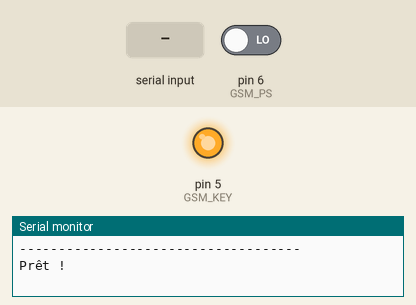
The sketch below on a simulated Arduino Uno, built with avr-gcc and run on an emulated ATmega328P. Shown: output pins drawn as LEDs (lit = HIGH), the last lines printed to the serial monitor. Inputs (shaded band) come from the test bench; at power-on: pin 6 (GSM_PS) LOW.

Above: at 1.4 s.
1.5 s: "M" received over Serial
At 2.0 s:
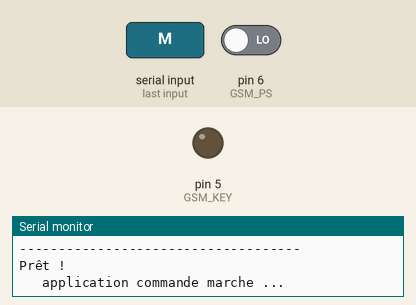
3.0 s: pin 6 (GSM_PS) driven HIGH
At 4.4 s:
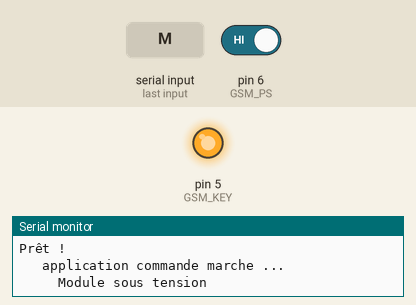
8.1 s: "A" received over Serial
At 9.3 s:
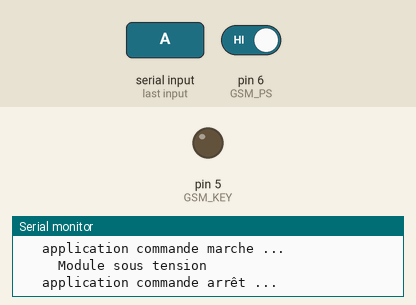
9.6 s: pin 6 (GSM_PS) driven LOW
At 10.6 s:
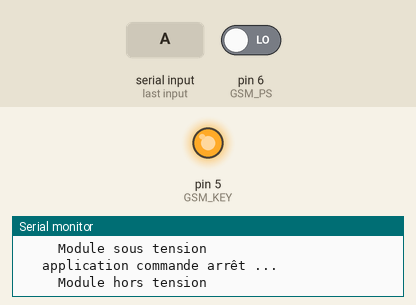
Timing chart, 0 to 12.1 s (numbered marks = the images above; inputs shaded):
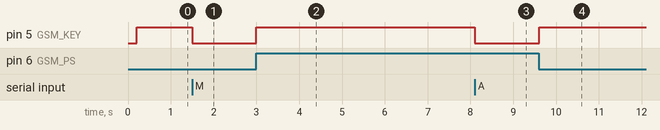

Measured:
- after the input at 1.5 s, pin 5 (GSM_KEY): HIGH → LOW at once
- after the input at 3.0 s, pin 5 (GSM_KEY): LOW → HIGH at once
- after the input at 8.1 s, pin 5 (GSM_KEY): HIGH → LOW at once
- after the input at 9.6 s, pin 5 (GSM_KEY): LOW → HIGH at once

The sketch:

02_connection_au_reseau.ino
```cpp
// (licence header left out)
#include <SoftwareSerial.h>

#define MAXMILLIS 4294967295

#define ON  1
#define OFF 0

#define GSM_KEY 5
#define GSM_RX 2
#define GSM_TX 3
#define GSM_PS 6
#define GSM_RES 4
#define GSM_NS  7

#define GSM_ERREUR             -1
#define GSM_NOTCONNECTED        0
#define GSM_CONNECTED           1
#define GSM_HTTPCONNECT         2
#define GSM_OFF                 3

#define GSM_TMIN_NOCONNECT    700
#define GSM_TMAX_NOCONNECT    900
#define GSM_TMIN_CONNECTED   2700
#define GSM_TMAX_CONNECTED   3300
#define GSM_TMIN_HTTPCONNECT  200
#define GSM_TMAX_HTTPCONNECT  400


String gsm_pin = "xxxx";

  int incomingByte = 0;


// instanciation de la liaison série avec la carte FONA
SoftwareSerial GSM_Serial(GSM_TX, GSM_RX); // RX, TX


// *********************************************************************
//     SETUP
// *********************************************************************


void setup() {


  Serial.begin(115200);
  delay(200);
  Serial.println ("------------------------------------");
  Serial.println ("Prêt !");
  Serial.println ("");


   // initialisation de la liaison série avec la carte FONA
   GSM_Serial.begin(9600);

   // initialisation de la broche de télécommande ON/OFF pour le module FONA
   digitalWrite(GSM_KEY,HIGH);
   pinMode (GSM_KEY,OUTPUT);
   // initialisation de la lecture du Power Status
   pinMode (GSM_PS, INPUT);
    // initialisation de la lecture du "network status"
   pinMode(GSM_NS, INPUT);


}


// *********************************************************************
//     LOOP
// *********************************************************************

void loop() {


  // vérifie si l'utilisateur à tapé une commande ("A" ou "M")
  if (Serial.available()) {
    char x = Serial.read();
    if (x ==65 or x == 97) { // A ou a arrêt
      gsm(OFF);
    }
    if (x ==77 or x== 109) { // M ou m mise en marche
      gsm(ON);
    }
    if (x ==67 or x== 99) { // C ou C : connection au réseau
      gsm_connect_to_network();
    }
    if (x ==69 or x== 101) { // E ou e état de la connection réseau
      byte res = is_gsm_connected();
      if (res == GSM_ERREUR){
        Serial.println ("ERREUR DE CONNECTION");
      } else if (res == GSM_OFF) {
        Serial.println ("Carte hors tension");
      } else if (res == GSM_NOTCONNECTED) {
        Serial.println ("NON CONNECTE");
      } else if (res == GSM_CONNECTED) {
        Serial.println ("CONNECTE ====> Super !!!");
      } else if (res == GSM_HTTPCONNECT) {
        Serial.println ("Connecté en HTTP");
      } else {
        Serial.println ("ERREUR inconnue.");
        Serial.println (" Causes possibles : absence de carte SIM");
      }
    }
  }
}


// *********************************************************************
//     FONCTIONS
// *********************************************************************

//-----------------------------------------------
//
//


byte is_gsm_connected() {
  // retourne true si on est connecté au réseau
  //
  // retourne false si on n'est pas connecté au réseau

  // vérifie si le module est sous tension. Sinon renvoie une erreur
  if (!etat_gsm()) {
    return GSM_OFF;
  }
  Serial.println ("Vérification de la connection au réseau ...");
  //attend que le niveau passe à 1
  while (digitalRead(GSM_NS)==LOW) {
    delay(1);
  }
  //attend qu'il repasse à 0
  while (digitalRead(GSM_NS)==HIGH) {
    delay(1);
  }
  //declenche le compteur
  unsigned long debut = millis();

  // on attend que le signal repasse à 1
  while (digitalRead(GSM_NS)==LOW) {
    delay(1);
  }
  //arrête le compteur
  unsigned long fin = millis();
  unsigned long duree = 0;
  if (fin < debut) {
    duree = (MAXMILLIS-debut)+fin;
  } else {
    duree = fin-debut;
  }
  //*
  Serial.print ("Debut : ");
  Serial.println (debut);
  Serial.print ("Fin   : ");
  Serial.println (fin);
  Serial.print ("Durée : ");
  Serial.println (duree);


  if (duree >= GSM_TMIN_NOCONNECT && duree <= GSM_TMAX_NOCONNECT) {
    return GSM_NOTCONNECTED;
  }
   if (duree >= GSM_TMIN_CONNECTED && duree <= GSM_TMAX_CONNECTED) {
    return GSM_CONNECTED;
  }
  if (duree >= GSM_TMIN_HTTPCONNECT && duree <= GSM_TMAX_HTTPCONNECT) {
    return GSM_HTTPCONNECT;
  }
  return GSM_ERREUR;
}


//-----------------------------------------------
//
//
void gsm_connect_to_network() {
  Serial.print ("Envoi code PIN : ");
  GSM_Serial.println("AT+CPIN="+gsm_pin);
  delay(500);
  Serial.println ("OK");
}


//-----------------------------------------------
//
//
bool gsm(int status) {
  if (status == ON) {
    if (!etat_gsm()) {
      // Fona sur OFF , commande la mise en marche
      Serial.println ("   application commande marche ...");
      // commande Key sur Low
      digitalWrite(GSM_KEY,LOW);
      while (!etat_gsm()){
        delay(1);
      }
      digitalWrite(GSM_KEY,HIGH);
      Serial.println ("     Module sous tension");
    }

  } else {
    if (etat_gsm()) {
      // Fona sur ON , commande l'arrêt
      Serial.println ("   application commande arrêt ...");
      digitalWrite(GSM_KEY,LOW);
      while (etat_gsm()){
        delay(1);
      }
      digitalWrite(GSM_KEY,HIGH);
      Serial.println ("     Module hors tension");
    }
  }
}


//-----------------------------------------------
//
//
bool etat_gsm() {
  // renvoie true si la carte FONA est ON
  // renvoie false si la carte FONA est OFF
  if (digitalRead(GSM_PS) == HIGH) {
    return true;
  } else {
    return false;
  }
}
```
